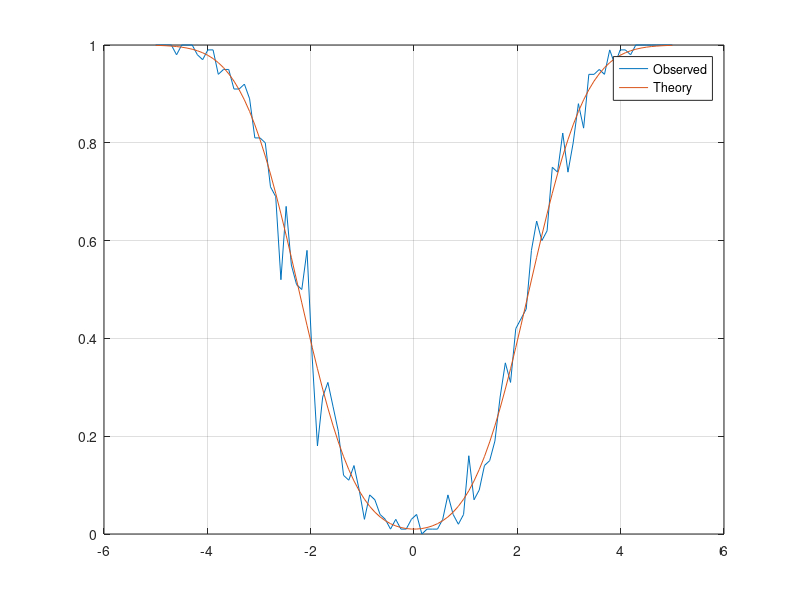
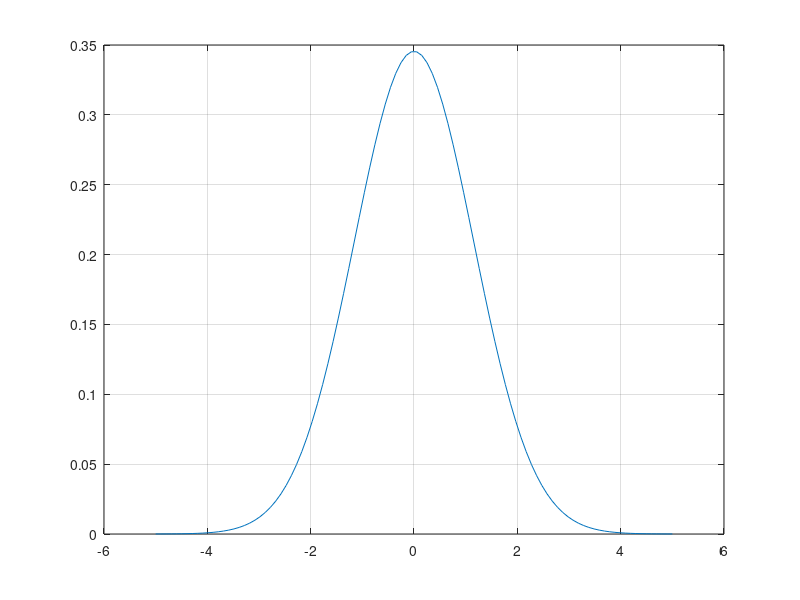

These figures' MATLAB source, in order: (Note: this script raises an error after producing the figures.)
clear;clc;close all





%% 1


S = randi(10, 2, 2);

% S = [ 1,     6; ...
%      3    10];


S+S'


P = (S + S')/2;

x = randi(10, 2, 1);

x'*S*x
x'*P*x


%% 2



%% 1-7
clear;clc;close all

n = 10000;

nx = 2;
ny = 5;

nz = 3;

xbar = randi(10, nx, 1);
ybar = randi(10, ny, 1);

sx = randi(10, nx, 1);
sy = randi(10, ny, 1);

x = randn(nx, n).*sx + xbar;
y = randn(ny, n).*sy + ybar;

A = randi(10, nz, nx);
B = randi(10, nz, ny);
C = randi(10, nz, 1);

z = A*x + B*y + C;

% 1
zbar = mean(z')'
zbar_true = A*xbar + B*ybar + C

P = cov([x; y]');

Pxx = P(1:nx,       1:nx);
Pyy = P(nx + 1:end, nx + 1:end);
Pxy = P(1:nx,       nx + 1:end);
Pyx = Pxy';

% 2
Pz = cov(z')
Pz_true = A*Pxx*A' + A*Pxy*B' + B*Pyx*A' + B*Pyy*B'


%% 1-9
clear;clc;close all

alpha = .01;
P = [1 .5; .5 1];

Pinv = inv(P);

e = [1; 1];

Pe = Pinv * e;

sig_beta = sqrt(Pe' * P * Pe); % variance of beta
mu_beta  = 0;                  % mean of beta

beta0 = -norminv(alpha/2, mu_beta, sig_beta); % threshold value


% create sample measurements and assess the test
thetas = linspace(-5, 5, 100);
for i = 1:length(thetas)
    theta = thetas(i);         % signal
    m = 100;%100e3;                 % number of samples
    w = mvnrnd([0; 0], P, m)'; % random draw noise terms
    z = theta * e + w;         % noisy samples
    b = z' * Pinv * e;         % test statistic for each sample

    accept_H1 = abs(b) >= beta0; % test hypothesis

    pw(i) = sum(accept_H1) / m; % detection rate (power)
    Power(i) = ...
        normcdf(-beta0,   (theta * e)' * Pinv * e, sig_beta) + ...
        1-normcdf( beta0, (theta * e)' * Pinv * e, sig_beta);

end


figure
plot(thetas, pw, thetas, Power)
grid on
legend('Observed', 'Theory')




%%
x = linspace(-5, 5, 100);
y = normpdf(x, mu_beta, sig_beta);

figure('WindowStyle', 'Docked')
plot(x, y)
grid on
hold on
xline(beta0)
xline(-beta0)



figure;plot(sort(accept_H1));grid on
figure;plot(b);grid on
figure;histogram(b)















